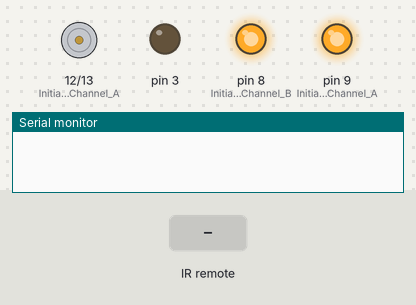
This sketch was run on a simulated Arduino Uno, built with avr-gcc and run on an emulated ATmega328P. On the bench: motor-driver pin pairs drawn as motors (green arrow = first pin HIGH = forward, orange = second pin HIGH = backward, longer = more drive), output pins drawn as LEDs (lit = HIGH), the last lines printed to the serial monitor. The inputs (shaded band) are chosen by the test bench. Pins used as bus, display or sensor lines are not drawn.

Above: at 1.2 s.
1.3 s: infrared code 0xFF22DD received
At 2.1 s:
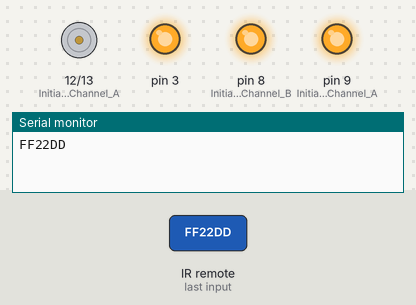
3.0 s: infrared code 0xFFC23D received
At 3.9 s:
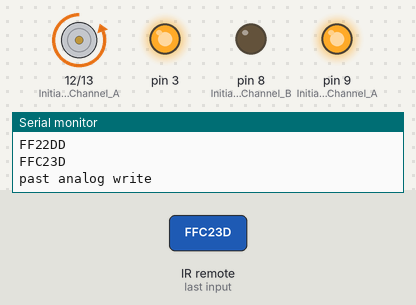
4.5 s: infrared code 0xFF22DD received
At 4.62 s:
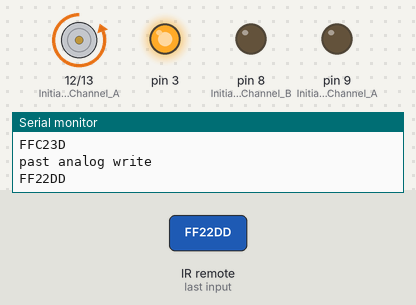
Timing chart, 0 to 7.5 s (numbered marks = the images above; inputs shaded):
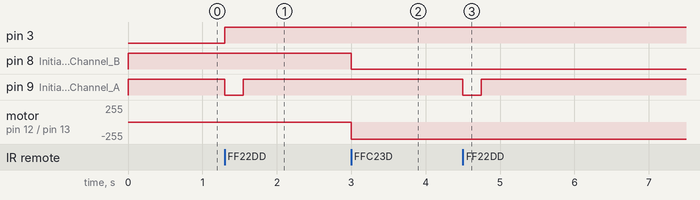

The sketch:

two_button_control.ino
```cpp
// adds second motor and 2 button control
#include <IRremote.h>

// variables for IR remote
int RECV_PIN = 11;
IRrecv irrecv(RECV_PIN);
decode_results results;

// hex code assigned to a button
const long prev_button = 0xFF22DD;
const long play_button = 0xFFC23D;
const long repeat = 0xFFFFFFFF;
long current_command = 0;
long previous_command = 0;

void setup()
{
  Serial.begin(9600);
  irrecv.enableIRIn(); // Start the receiver

  //motor setup
  pinMode(12, OUTPUT); //Initiates Motor Channel A pin
  pinMode(9, OUTPUT); //Initiates Brake Channel A pin

  //Setup Channel B
  pinMode(13, OUTPUT); //Initiates Motor Channel B pin
  pinMode(8, OUTPUT);  //Initiates Brake Channel B pin

  digitalWrite(9, HIGH);   // engage the Brake for channel A
  digitalWrite(8, HIGH);   // engage the brake for channel B
}

void loop()
{
  if (irrecv.decode(&results)) {   // results is an instance of a decode_results class, decode() returns an int
    Serial.println(results.value, HEX);

    current_command = results.value;
    switch (current_command)
      {
       //Serial.println("in switch");
        // channel B is the right motor as viewed from a "driver" viewpoint"
       case play_button:
            previous_command = play_button;
            // drive right motor
            digitalWrite(13, HIGH); // Establishes forward direction of Channel B
            digitalWrite(8, LOW);   // Disengage the Brake for Channel B
            analogWrite(11, 255);   // Spins the motor on Channel B at full speed
             Serial.println("past analog write");
            delay(250);
            //digitalWrite(8, HIGH);   // engage the Brake for Channel B
            break;

       // channel A is the left motor as viewed from a "driver" viewpoint"
       case prev_button:
            previous_command = prev_button;
            // drive left motor
            digitalWrite(12, LOW); // Establishes forward direction of Channel A
            digitalWrite(9, LOW);   // Disengage the Brake for Channel A
            analogWrite(3, 255);    // Spins the motor on Channel A
            delay(250);
            digitalWrite(9, HIGH);   // engage the Brake for Channel A
            break;


       /*case repeat:
            Serial.println("in repeat");
            Serial.println(previous_command);
            if( previous_command == prev_button )
              {
                // drive left motor
                digitalWrite(12, HIGH); // Establishes forward direction of Channel A
                digitalWrite(9, LOW);   // Disengage the Brake for Channel A
                analogWrite(3, 255);    // Spins the motor on Channel
                delay(250);
                digitalWrite(9, HIGH);   // engage the Brake for Channel A
                break;
              }
             else if( previous_command == play_button )
              {
                // drive right motor
                digitalWrite(13, HIGH); // Establishes forward direction of Channel B
                digitalWrite(8, LOW);   // Disengage the Brake for Channel B
                analogWrite(11, 255);   // Spins the motor on Channel B at full speed
                delay(250);
                digitalWrite(8, HIGH);   // engage the Brake for Channel B
                break;
              } */
      }
     irrecv.resume(); // Receive the next value
  }
}


//digitalWrite(9, HIGH);  //Engage the Brake for Channel A
//digitalWrite(9, HIGH);  //Engage the Brake for Channel B
```

Measured:
- after the input at 1.3 s, pin 3: LOW → HIGH at once; pin 9 (Initiates_Brake_Channel_A): HIGH → LOW at once, → HIGH 0.25 s later
- after the input at 3.0 s, pin 8 (Initiates_Brake_Channel_B): HIGH → LOW at once; motor on pin 12 (Initiates_Motor_Channel_A) / pin 13 (Initiates_Motor_Channel_B): stopped → backward 255/255 at once
- after the input at 4.5 s, pin 9 (Initiates_Brake_Channel_A): HIGH → LOW at once, → HIGH 0.25 s later
